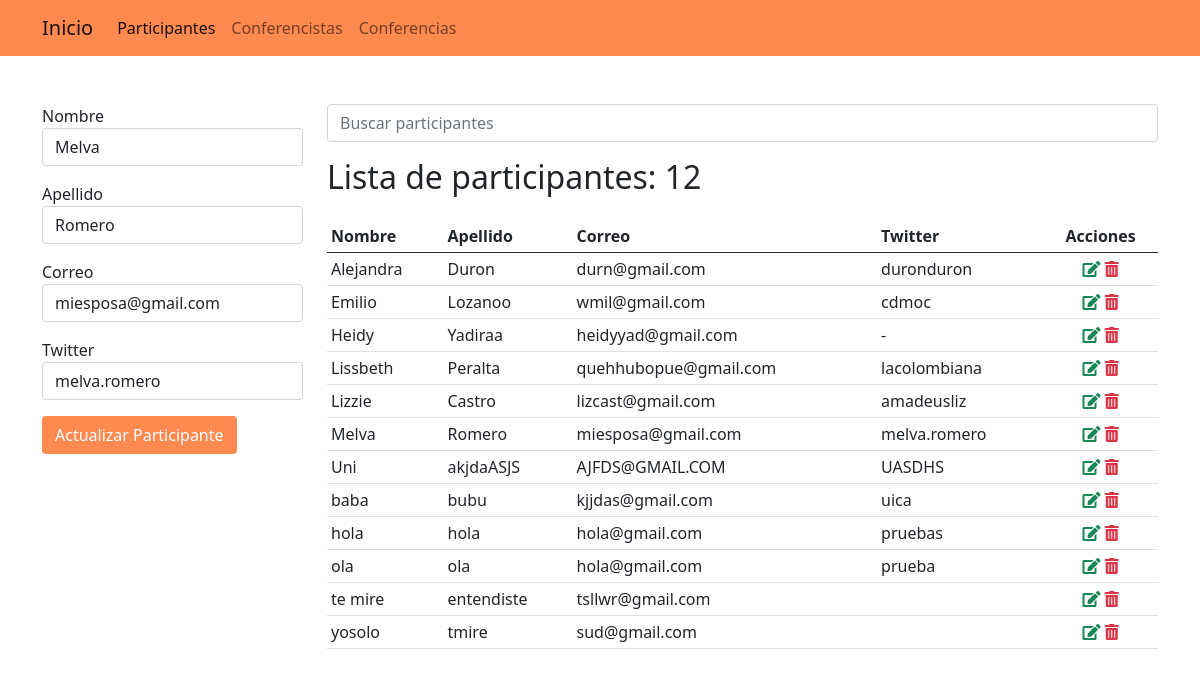
The page /participantes/3/editar/ on the database its author committed.
### app_registro/models.py (models this page shows, shortened)
class Participante(models.Model):
    nombre = models.CharField(max_length=25)
    apellido = models.CharField(max_length=25)
    correo = models.EmailField()
    twitter = models.CharField(max_length=35, null=True, blank=True)

### app_registro/views.py (the view, shortened to what this page needs)
# urls.py: path('participantes/<int:id>/editar/', views.editar_participante, name='editar_participante'),
def editar_participante(request, id):
    par = get_object_or_404(Participante, pk=id)
    data = Participante.objects.all().order_by('nombre')
    ctx = {
        'activo':'participantes',
        'participantes': data,
        'p': par
    }
    return render(request, 'registro/participantes.html', ctx) #recibe minimo 2 parametros

### app_registro/templates/registro/participantes.html (shortened to what this page needs)
{% extends "base.html" %}
{% block container %}
    <div class="row">
        <div class="col-3">
        {% if p  %}
            <form action="{% url 'editar_participante' p.id %}" method="POST">
        {% else  %}
            <form action="{% url 'participantes' %}" method="POST">
        {% endif  %}
                <div class="mb-3">
                    <label for="nombre">Nombre</label>
                    <input type="text" value="{{ p.nombre }}" name="nombre" id="nombre" class="form-control" required autofocus>
                </div>
                <div class="mb-3">
                    <label for="apellido">Apellido</label>
                    <input type="text" value="{{ p.apellido }}" name="apellido" id="apellido" class="form-control" required>
                </div>
                <div class="mb-3">
                    <label for="correo">Correo</label>
                    <input type="email" value="{{ p.correo }}" name="correo" id="correo" class="form-control" required>
                </div>
                <div class="mb-3">
                    <label for="twitter">Twitter</label>
                    <input type="text" value="{{ p.twitter|default_if_none:'-' }}" name="twitter" id="twitter" class="form-control" required>
                </div>
                <div class="mb-3">
                    {% if p  %}
                    <input type="submit" class="btn btn-block text-white" style="background-color: #ff8a50" value="Actualizar Participante">
                    {% else %}
                    <input type="submit" class="btn btn-block text-white" style="background-color: #ff8a50" value="Registrar Participante">
                    {% endif %}
                </div>
            </form>
        </div>
        <div class="col-9">
            <form action="" method="GET">
                <input type="search" name="q" value="{{ q |default_if_none:''  }}" class="form-control" placeholder="Buscar participantes">
            </form>
            <h2 class="mt-3">Lista de participantes: {{ participantes.count }}</h2>
            <table class="table table-sm table-hover mt-4">
                <thead>
                    <tr>
                        <th>Nombre</th>
                        <th>Apellido</th>
                        <th>Correo</th>
                        <th>Twitter</th>
                        <th class="text-center">Acciones</th>
                    </tr>
                </thead>
                <tbody>
                    {% for p in participantes %}
                    <tr>
                        <td>{{ p.nombre }}</td>
                        <td>{{ p.apellido }}</td>
                        <td>{{ p.correo }}</td>
                        <td>{{ p.twitter|default_if_none:'-' }}</td>
                        <td class="text-center">
                            <a href="{% url 'editar_participante' p.id %}" class="text-success"><span class="fas fa-edit"></a>
                            <a onclick="if (!confirm('Confirme la eliminacion')) return false;" href="{% url 'eliminar_participante' p.id %}" class="text-danger"><span class="fas fa-trash-alt"></span></a>
                        </td>
                    </tr>
                    {% empty %}
                    <tr>
                        <td colspan="5" class="text-danger text-center">No se encontraron resultados</td>
                    <tr>
                    {% endfor %}
                </tbody>
            </table>
        </div>
    </div>
{% endblock %}

### rows shown on the page
Participante: nombre "Melva", apellido "Romero", correo "miesposa@gmail.com", twitter "melva.romero"
Participante: nombre "Alejandra", apellido "Duron", correo "durn@gmail.com", twitter "duronduron"
Participante: nombre "Emilio", apellido "Lozanoo", correo "wmil@gmail.com", twitter "cdmoc"
Participante: nombre "Heidy", apellido "Yadiraa", correo "heidyyad@gmail.com", twitter "-"
Participante: nombre "Lissbeth", apellido "Peralta", correo "quehhubopue@gmail.com", twitter "lacolombiana"
Participante: nombre "Lizzie", apellido "Castro", correo "lizcast@gmail.com", twitter "amadeusliz"
Participante: nombre "Uni", apellido "akjdaASJS", correo "AJFDS@GMAIL.COM", twitter "UASDHS"
Participante: nombre "baba", apellido "bubu", correo "kjjdas@gmail.com", twitter "uica"
Participante: nombre "hola", apellido "hola", correo "hola@gmail.com", twitter "pruebas"
Participante: nombre "ola", apellido "ola", correo "hola@gmail.com", twitter "prueba"
Participante: nombre "te mire", apellido "entendiste", correo "tsllwr@gmail.com"
Participante: nombre "yosolo", apellido "tmire", correo "sud@gmail.com"

### other values the page prints
{{ participantes.count }} "12"
